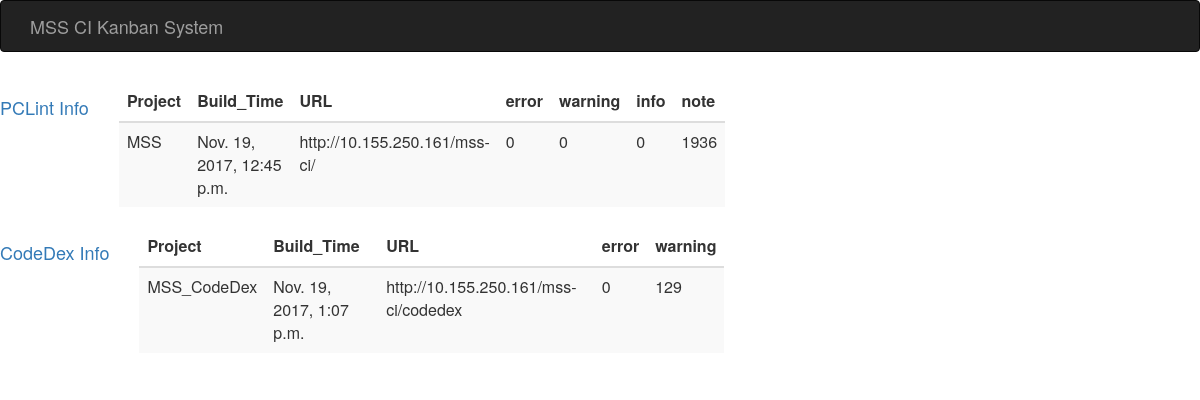
The app's page /index/ with its own data.
### kanban/models.py (models this page shows, shortened)
class PClint(models.Model):
    project_name = models.CharField(max_length=32)
    build_time = models.DateTimeField(auto_now=True)
    project_url = models.CharField(max_length=512)
    error = models.IntegerField()
    warning = models.IntegerField()
    info = models.IntegerField()
    note = models.IntegerField()

class CodeDex(models.Model):
    project_name = models.CharField(max_length=32)
    build_time = models.DateTimeField(auto_now=True)
    project_url = models.CharField(max_length=512)
    error = models.IntegerField()
    warning = models.IntegerField()

### kanban/views.py (the view)
# urls.py: url(r'^index/$', views.index),
def index(request):
    pclint_list = PClint.objects.all()
    codedex_list = CodeDex.objects.all()
    return render(request, "index.html", {"pclints":pclint_list,"codedexs":codedex_list})

### kanban/templates/index.html (shortened to what this page needs)
<html>
  <head>
    {% load bootstrap3 %}
    {% bootstrap_css %}
  </head>
  <body>
    <nav class="navbar navbar-inverse navbar-fiexed-top">
      <div class="container">
        <div class="navbar-header">
          <a class="navbar-brand">MSS CI Kanban System</a>
        </div>
    </nav>
    <div class="row" style="padding-top: 10px;">
          <a class="navbar-brand">PCLint Info</a>
      <div class="col-md-6">
        <table class="table table-striped">
          <thead>
            <tr>
              <th>Project</th><th>Build_Time</th><th>URL</th><th>error</th><th>warning</th><th>info</th><th>note</th>
            </tr>
          </thead>
          <tbody>
            {% for pclint in pclints %}
              <tr>
                <td>{{ pclint.project_name }}</td>
                <td>{{ pclint.build_time }}</td>
                <td>{{ pclint.project_url }}</td>
                <td>{{ pclint.error }}</td>
                <td>{{ pclint.warning }}</td>
                <td>{{ pclint.info }}</td>
                <td>{{ pclint.note }}</td>
              </tr>
            {% endfor %}
          </tbody>
        </table>
      </div>
    </div>
    <div class="row" >
          <a class="navbar-brand">CodeDex Info</a>
      <div class="col-md-6">
        <table class="table table-striped">
          <thead>
            <tr>
              <th>Project</th><th>Build_Time</th><th>URL</th><th>error</th><th>warning</th>
            </tr>
          </thead>
          <tbody>
            {% for cdx in codedexs %}
              <tr>
                <td>{{ cdx.project_name }}</td>
                <td>{{ cdx.build_time }}</td>
                <td>{{ cdx.project_url }}</td>
                <td>{{ cdx.error }}</td>
                <td>{{ cdx.warning }}</td>
              </tr>
            {% endfor %}
          </tbody>
        </table>
      </div>
    </div>
  </body>
</html>

### records on screen
PClint: project_name "MSS", build_time "Nov. 19, 2017, 12:45 p.m.", project_url "http://10.155.250.161/mss-ci/", error "0", warning "0", info "0", note "1936"
CodeDex: project_name "MSS_CodeDex", build_time "Nov. 19, 2017, 1:07 p.m.", project_url "http://10.155.250.161/mss-ci/codedex", error "0", warning "129"
